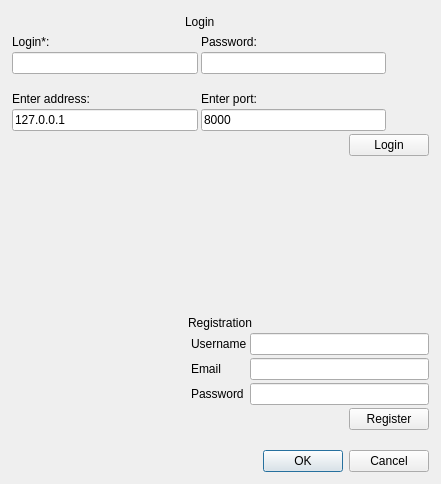
<?xml version="1.0" encoding="UTF-8"?>
<ui version="4.0">
 <class>WebDialog</class>
 <widget class="QDialog" name="WebDialog">
  <property name="geometry">
   <rect>
    <x>0</x>
    <y>0</y>
    <width>441</width>
    <height>484</height>
   </rect>
  </property>
  <property name="windowTitle">
   <string>Dialog</string>
  </property>
  <layout class="QVBoxLayout" name="verticalLayout">
   <property name="spacing">
    <number>3</number>
   </property>
   <property name="leftMargin">
    <number>12</number>
   </property>
   <property name="topMargin">
    <number>12</number>
   </property>
   <property name="rightMargin">
    <number>12</number>
   </property>
   <property name="bottomMargin">
    <number>12</number>
   </property>
   <item>
    <layout class="QHBoxLayout" name="horizontalLayout">
     <item alignment="Qt::AlignHCenter">
      <widget class="QLabel" name="title">
       <property name="text">
        <string>Login</string>
       </property>
      </widget>
     </item>
     <item>
      <spacer name="horizontalSpacer_3">
       <property name="orientation">
        <enum>Qt::Horizontal</enum>
       </property>
       <property name="sizeType">
        <enum>QSizePolicy::Maximum</enum>
       </property>
       <property name="sizeHint" stdset="0">
        <size>
         <width>40</width>
         <height>20</height>
        </size>
       </property>
      </spacer>
     </item>
    </layout>
   </item>
   <item>
    <layout class="QGridLayout" name="gridLayout_2">
     <item row="0" column="0">
      <widget class="QLabel" name="label_4">
       <property name="text">
        <string>Login*:</string>
       </property>
      </widget>
     </item>
     <item row="0" column="1">
      <widget class="QLabel" name="label_3">
       <property name="text">
        <string>Password:</string>
       </property>
      </widget>
     </item>
     <item row="1" column="0">
      <widget class="QLineEdit" name="login"/>
     </item>
     <item row="1" column="1">
      <widget class="QLineEdit" name="password"/>
     </item>
     <item row="1" column="2">
      <widget class="QPushButton" name="authIcon">
       <property name="enabled">
        <bool>true</bool>
       </property>
       <property name="sizePolicy">
        <sizepolicy hsizetype="Minimum" vsizetype="Fixed">
         <horstretch>0</horstretch>
         <verstretch>0</verstretch>
        </sizepolicy>
       </property>
       <property name="minimumSize">
        <size>
         <width>40</width>
         <height>0</height>
        </size>
       </property>
       <property name="maximumSize">
        <size>
         <width>40</width>
         <height>16777215</height>
        </size>
       </property>
       <property name="styleSheet">
        <string notr="true">border: none;</string>
       </property>
       <property name="text">
        <string/>
       </property>
       <property name="flat">
        <bool>false</bool>
       </property>
      </widget>
     </item>
    </layout>
   </item>
   <item>
    <spacer name="verticalSpacer_2">
     <property name="orientation">
      <enum>Qt::Vertical</enum>
     </property>
     <property name="sizeType">
      <enum>QSizePolicy::Maximum</enum>
     </property>
     <property name="sizeHint" stdset="0">
      <size>
       <width>5</width>
       <height>15</height>
      </size>
     </property>
    </spacer>
   </item>
   <item>
    <layout class="QGridLayout" name="gridLayout">
     <item row="2" column="1">
      <widget class="QLineEdit" name="port">
       <property name="text">
        <string>8000</string>
       </property>
      </widget>
     </item>
     <item row="0" column="1">
      <widget class="QLabel" name="label_2">
       <property name="text">
        <string>Enter port:</string>
       </property>
      </widget>
     </item>
     <item row="0" column="0">
      <widget class="QLabel" name="label">
       <property name="text">
        <string>Enter address:</string>
       </property>
      </widget>
     </item>
     <item row="2" column="0">
      <widget class="QLineEdit" name="ip">
       <property name="text">
        <string>127.0.0.1</string>
       </property>
      </widget>
     </item>
     <item row="2" column="2">
      <widget class="QPushButton" name="addressIcon">
       <property name="enabled">
        <bool>true</bool>
       </property>
       <property name="minimumSize">
        <size>
         <width>40</width>
         <height>0</height>
        </size>
       </property>
       <property name="maximumSize">
        <size>
         <width>40</width>
         <height>16777215</height>
        </size>
       </property>
       <property name="styleSheet">
        <string notr="true">border: none;</string>
       </property>
       <property name="text">
        <string/>
       </property>
       <property name="flat">
        <bool>false</bool>
       </property>
      </widget>
     </item>
    </layout>
   </item>
   <item alignment="Qt::AlignRight">
    <widget class="QPushButton" name="authBtn">
     <property name="text">
      <string>Login</string>
     </property>
    </widget>
   </item>
   <item>
    <spacer name="verticalSpacer">
     <property name="orientation">
      <enum>Qt::Vertical</enum>
     </property>
     <property name="sizeHint" stdset="0">
      <size>
       <width>20</width>
       <height>40</height>
      </size>
     </property>
    </spacer>
   </item>
   <item alignment="Qt::AlignHCenter">
    <widget class="QLabel" name="label_5">
     <property name="text">
      <string>Registration</string>
     </property>
    </widget>
   </item>
   <item>
    <layout class="QGridLayout" name="gridLayout_3">
     <item row="4" column="2" alignment="Qt::AlignRight">
      <widget class="QLabel" name="creationStatus">
       <property name="text">
        <string/>
       </property>
      </widget>
     </item>
     <item row="2" column="2">
      <widget class="QLineEdit" name="newPassword"/>
     </item>
     <item row="1" column="2">
      <widget class="QLineEdit" name="newEmail">
       <property name="text">
        <string/>
       </property>
      </widget>
     </item>
     <item row="0" column="2">
      <widget class="QLineEdit" name="newUsername"/>
     </item>
     <item row="1" column="1">
      <widget class="QLabel" name="faf">
       <property name="text">
        <string>Email</string>
       </property>
      </widget>
     </item>
     <item row="0" column="1">
      <widget class="QLabel" name="label_7">
       <property name="text">
        <string>Username</string>
       </property>
      </widget>
     </item>
     <item row="2" column="1">
      <widget class="QLabel" name="label_9">
       <property name="text">
        <string>Password</string>
       </property>
      </widget>
     </item>
     <item row="3" column="2" alignment="Qt::AlignRight">
      <widget class="QPushButton" name="registerUserBtn">
       <property name="styleSheet">
        <string notr="true"/>
       </property>
       <property name="text">
        <string>Register</string>
       </property>
      </widget>
     </item>
     <item row="0" column="0">
      <spacer name="horizontalSpacer_4">
       <property name="orientation">
        <enum>Qt::Horizontal</enum>
       </property>
       <property name="sizeHint" stdset="0">
        <size>
         <width>40</width>
         <height>20</height>
        </size>
       </property>
      </spacer>
     </item>
    </layout>
   </item>
   <item>
    <widget class="QDialogButtonBox" name="btnBox">
     <property name="orientation">
      <enum>Qt::Horizontal</enum>
     </property>
     <property name="standardButtons">
      <set>QDialogButtonBox::Cancel|QDialogButtonBox::Ok</set>
     </property>
    </widget>
   </item>
  </layout>
 </widget>
 <resources/>
 <connections>
  <connection>
   <sender>btnBox</sender>
   <signal>accepted()</signal>
   <receiver>WebDialog</receiver>
   <slot>accept()</slot>
   <hints>
    <hint type="sourcelabel">
     <x>248</x>
     <y>254</y>
    </hint>
    <hint type="destinationlabel">
     <x>157</x>
     <y>274</y>
    </hint>
   </hints>
  </connection>
  <connection>
   <sender>btnBox</sender>
   <signal>rejected()</signal>
   <receiver>WebDialog</receiver>
   <slot>reject()</slot>
   <hints>
    <hint type="sourcelabel">
     <x>316</x>
     <y>260</y>
    </hint>
    <hint type="destinationlabel">
     <x>286</x>
     <y>274</y>
    </hint>
   </hints>
  </connection>
 </connections>
</ui>
